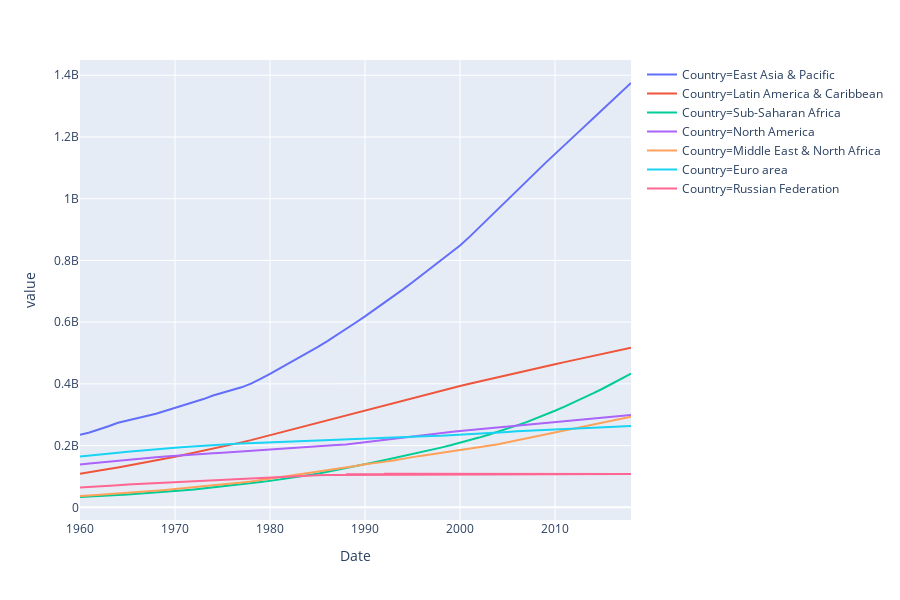

Notebook code for this chart:
### Code cell
fig = px.line(urban_population_grouped, x='Date', y='value',color='Country')
fig.show()
